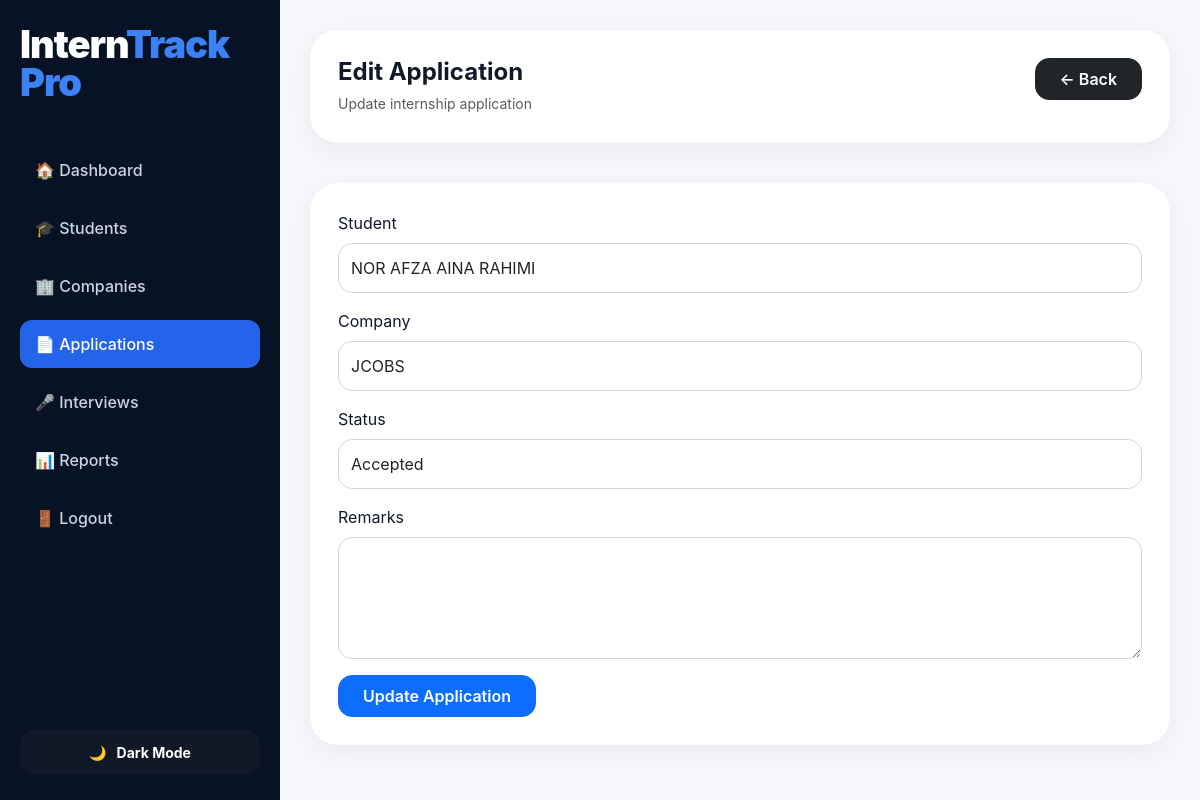
Screenshot of /edit_application.php?id=4 (signed in) with the database file from the repository.
### tables this page shows
CREATE TABLE `applications` (
  `id` int(11) NOT NULL,
  `student_id` int(11) NOT NULL,
  `company_id` int(11) NOT NULL,
  `application_date` timestamp NOT NULL DEFAULT current_timestamp(),
  `status` varchar(50) DEFAULT 'Pending',
  `remarks` text DEFAULT NULL
);

CREATE TABLE `students` (
  `id` int(11) NOT NULL,
  `full_name` varchar(100) NOT NULL,
  `email` varchar(100) NOT NULL,
  `phone` varchar(20) NOT NULL,
  `university` varchar(100) NOT NULL,
  `course` varchar(100) NOT NULL,
  `internship_status` varchar(50) NOT NULL,
  `created_at` timestamp NOT NULL DEFAULT current_timestamp()
);

CREATE TABLE `companies` (
  `id` int(11) NOT NULL,
  `company_name` varchar(100) NOT NULL,
  `email` varchar(100) NOT NULL,
  `phone` varchar(20) NOT NULL,
  `location` varchar(100) NOT NULL,
  `industry` varchar(100) NOT NULL,
  `internship_slots` int(11) NOT NULL,
  `created_at` timestamp NOT NULL DEFAULT current_timestamp()
);

### edit_application.php (the view, shortened to what this page needs)
<?php
include "config/db.php";
$id = intval($_GET['id']);
$students = mysqli_query($conn, "SELECT * FROM students");
$companies = mysqli_query($conn, "SELECT * FROM companies");
$get = mysqli_query($conn, "SELECT * FROM applications WHERE id='$id'");
$row = mysqli_fetch_assoc($get);
?>
<!DOCTYPE html>
<html lang="en">
<head>
<link href="https://cdn.jsdelivr.net/npm/bootstrap@5.3.3/dist/css/bootstrap.min.css" rel="stylesheet">
<link rel="stylesheet" href="assets/css/sidebar.css">
<link rel="stylesheet" href="assets/css/dashboard.css">
</head>
<body>
<?php include "includes/sidebar.php"; ?>
<div class="main-content">
    <div class="topbar box">
        <div>
            <h4 class="fw-bold mb-1">Edit Application</h4>
            <small class="text-muted">Update internship application</small>
        </div>
        <a href="applications.php" class="btn btn-dark px-4 py-2">
            ← Back
        </a>
    </div>
    <div class="box mt-4">
        <form method="POST">
            <div class="mb-3">
                <label class="form-label">Student</label>
                <select name="student_id" class="form-control" required>
                    <?php while($s = mysqli_fetch_assoc($students)){ ?>
                        <option value="<?php echo $s['id']; ?>"
                            <?php if($s['id'] == $row['student_id']) echo "selected"; ?>>
                            <?php echo htmlspecialchars($s['full_name']); ?>
                        </option>
                    <?php } ?>
                </select>
            </div>
            <div class="mb-3">
                <label class="form-label">Company</label>
                <select name="company_id" class="form-control" required>
                    <?php while($c = mysqli_fetch_assoc($companies)){ ?>
                        <option value="<?php echo $c['id']; ?>"
                            <?php if($c['id'] == $row['company_id']) echo "selected"; ?>>
                            <?php echo htmlspecialchars($c['company_name']); ?>
                        </option>
                    <?php } ?>
                </select>
            </div>
            <div class="mb-3">
                <label class="form-label">Status</label>
                <input type="text" name="status" class="form-control"
                       value="<?php echo htmlspecialchars($row['status']); ?>" required>
            </div>
            <div class="mb-3">
                <label class="form-label">Remarks</label>
                <textarea name="remarks" class="form-control" rows="4"><?php echo htmlspecialchars($row['remarks']); ?></textarea>
            </div>
            <button type="submit" name="update_application" class="btn btn-primary px-4 py-2">
                Update Application
            </button>
        </form>
    </div>
</div>
</body>
</html>

### assets/css/dashboard.css (style rules this page uses)
html, body { max-width: 100%; overflow-x: hidden; }
body { font-family: 'Inter', sans-serif; background: #f4f6fb; margin: 0; color: #111827; transition: all 0.3s ease; }
body, .sidebar, .topbar, .box, .card-box, .card, .card-body, .main-content, .table, .form-control, input, select, textarea { transition: all 0.3s ease; }
.main-content { margin-left: 280px; padding: 30px; background: #f5f7fb; min-height: 100vh; }
.topbar { display: flex; justify-content: space-between; align-items: flex-start; margin-bottom: 40px; }
.box { background: #ffffff; border-radius: 28px; padding: 28px; box-shadow: 0 8px 25px rgba(0, 0, 0, 0.05); }
.form-control, input, select, textarea { border-radius: 14px; padding: 12px; border: 1px solid #d1d5db; outline: none; }
.btn { border-radius: 14px; font-weight: 600; }

### rows the page displays
applications: student_id "NOR AFZA AINA RAHIMI", company_id "JCOBS", status "Accepted"
